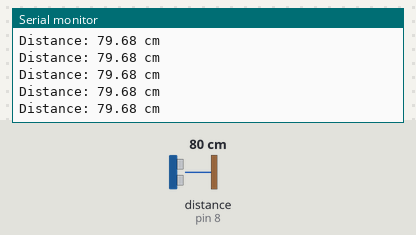
The sketch below on a simulated Arduino Uno, built with avr-gcc and run on an emulated ATmega328P. Shown: the last lines printed to the serial monitor. Wiring (inferred from the names in the program): ultrasonic range finder: trigger pin 7; echo pin 8. Inputs (shaded band) come from the test bench; at power-on: distance to the obstacle (sensor on pin 8) 80 cm. The echo pulse lasts 58.3 µs per cm.

Above: at 1.2 s.
1.3 s: distance to the obstacle (sensor on pin 8) set to 35 cm
At 1.6 s:
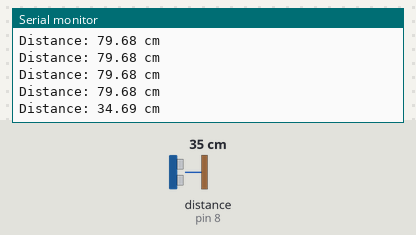
4.3 s: distance to the obstacle (sensor on pin 8) set to 2 cm
At 4.44 s:
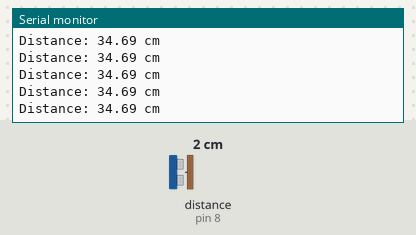
Timing chart, 0 to 7.3 s (numbered marks = the images above; inputs shaded):
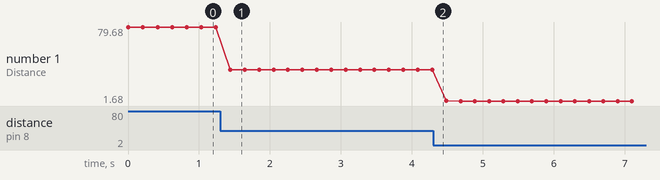

The sketch:

seat_sensor_step1.ino
```cpp
// Step 1: ultrasonic distance test (HC-SR04) on Arduino Uno R4 Minima
// Wiring: VCC -> 5V, GND -> GND, Trig -> D7, Echo -> D8
// Open Serial Monitor at 9600 baud.

const int TRIG_PIN = 7;
const int ECHO_PIN = 8;

void setup() {
  Serial.begin(9600);
  pinMode(TRIG_PIN, OUTPUT);
  pinMode(ECHO_PIN, INPUT);
}

// Returns distance in cm, or -1 if no echo came back
float readDistanceCm() {
  // Send a clean 10 microsecond pulse on Trig
  digitalWrite(TRIG_PIN, LOW);
  delayMicroseconds(2);
  digitalWrite(TRIG_PIN, HIGH);
  delayMicroseconds(10);
  digitalWrite(TRIG_PIN, LOW);

  // Echo stays HIGH for the round-trip time of the sound pulse.
  // 30000 us timeout (~5 m) so the sketch never hangs waiting.
  unsigned long duration = pulseIn(ECHO_PIN, HIGH, 30000);
  if (duration == 0) {
    return -1;
  }

  // Sound travels 0.0343 cm per microsecond; divide by 2 for the round trip
  return duration * 0.0343 / 2.0;
}

void loop() {
  float d = readDistanceCm();
  Serial.print("Distance: ");
  Serial.print(d);
  Serial.println(" cm");
  delay(200);
}
```

Measured:
- after the input at 1.3 s, the serial monitor: prints a new line after 0.14 s (image 1)
- plotted number 1: 79.68 → 34.69 after the input at 1.3 s, 34.69 → 1.68 after the input at 4.3 s
